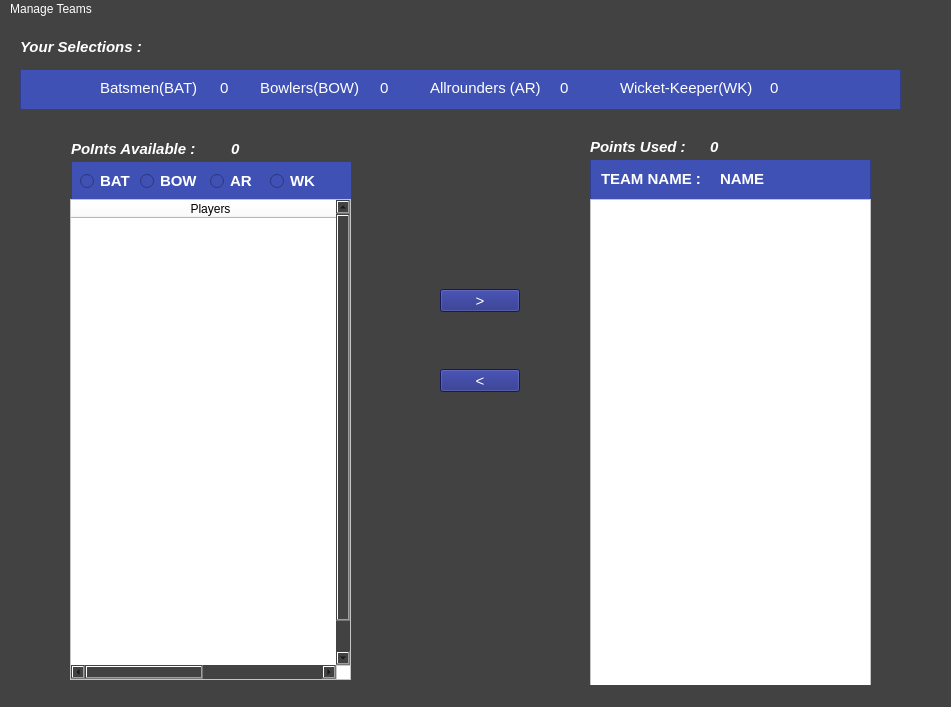
<?xml version="1.0" encoding="UTF-8"?>
<ui version="4.0">
 <class>MainWindow</class>
 <widget class="QMainWindow" name="MainWindow">
  <property name="geometry">
   <rect>
    <x>0</x>
    <y>0</y>
    <width>951</width>
    <height>707</height>
   </rect>
  </property>
  <property name="font">
   <font>
    <pointsize>10</pointsize>
   </font>
  </property>
  <property name="windowTitle">
   <string>MainWindow</string>
  </property>
  <property name="styleSheet">
   <string notr="true">background-color: rgb(239, 83, 80);
                        background-color: rgb(66,66,66);
            </string>
  </property>
  <widget class="QWidget" name="centralwidget">
   <widget class="QLabel" name="label">
    <property name="geometry">
     <rect>
      <x>20</x>
      <y>20</y>
      <width>161</width>
      <height>16</height>
     </rect>
    </property>
    <property name="font">
     <font>
      <pointsize>11</pointsize>
      <weight>75</weight>
      <italic>true</italic>
      <bold>true</bold>
     </font>
    </property>
    <property name="styleSheet">
     <string notr="true">color: rgb(255, 255, 255);</string>
    </property>
    <property name="text">
     <string>Your Selections :</string>
    </property>
   </widget>
   <widget class="QColumnView" name="columnView">
    <property name="geometry">
     <rect>
      <x>20</x>
      <y>50</y>
      <width>881</width>
      <height>41</height>
     </rect>
    </property>
    <property name="font">
     <font>
      <pointsize>11</pointsize>
     </font>
    </property>
    <property name="styleSheet">
     <string notr="true">background-color: rgb(63, 81, 181);</string>
    </property>
   </widget>
   <widget class="QLabel" name="label_2">
    <property name="geometry">
     <rect>
      <x>100</x>
      <y>60</y>
      <width>112</width>
      <height>18</height>
     </rect>
    </property>
    <property name="font">
     <font>
      <pointsize>11</pointsize>
     </font>
    </property>
    <property name="styleSheet">
     <string notr="true">color: rgb(255, 255, 255);
                        background-color: rgb(63, 81, 181);
                    </string>
    </property>
    <property name="text">
     <string>Batsmen(BAT)</string>
    </property>
   </widget>
   <widget class="QLabel" name="label_3">
    <property name="geometry">
     <rect>
      <x>260</x>
      <y>60</y>
      <width>113</width>
      <height>18</height>
     </rect>
    </property>
    <property name="font">
     <font>
      <pointsize>11</pointsize>
     </font>
    </property>
    <property name="styleSheet">
     <string notr="true">color: rgb(255, 255, 255);
                        background-color: rgb(63, 81, 181);
                    </string>
    </property>
    <property name="text">
     <string>Bowlers(BOW)</string>
    </property>
   </widget>
   <widget class="QLabel" name="label_5">
    <property name="geometry">
     <rect>
      <x>620</x>
      <y>60</y>
      <width>150</width>
      <height>18</height>
     </rect>
    </property>
    <property name="font">
     <font>
      <pointsize>11</pointsize>
     </font>
    </property>
    <property name="styleSheet">
     <string notr="true">color: rgb(255, 255, 255);
                        background-color: rgb(63, 81, 181);
                    </string>
    </property>
    <property name="text">
     <string>Wicket-Keeper(WK)</string>
    </property>
   </widget>
   <widget class="QLabel" name="label_4">
    <property name="geometry">
     <rect>
      <x>430</x>
      <y>60</y>
      <width>123</width>
      <height>18</height>
     </rect>
    </property>
    <property name="font">
     <font>
      <pointsize>11</pointsize>
     </font>
    </property>
    <property name="styleSheet">
     <string notr="true">color: rgb(255, 255, 255);
                        background-color: rgb(63, 81, 181);
                    </string>
    </property>
    <property name="text">
     <string>Allrounders (AR)</string>
    </property>
   </widget>
   <widget class="QListView" name="db_list">
    <property name="geometry">
     <rect>
      <x>71</x>
      <y>142</y>
      <width>281</width>
      <height>361</height>
     </rect>
    </property>
    <property name="font">
     <font>
      <pointsize>11</pointsize>
     </font>
    </property>
    <property name="styleSheet">
     <string notr="true">border-color: rgb(191, 54, 12);
                        background-color: rgb(63, 81, 181);
                        border-top-color: rgb(255, 255, 255);
                    </string>
    </property>
   </widget>
   <widget class="QListView" name="listView_2">
    <property name="geometry">
     <rect>
      <x>590</x>
      <y>140</y>
      <width>281</width>
      <height>361</height>
     </rect>
    </property>
    <property name="font">
     <font>
      <pointsize>11</pointsize>
     </font>
    </property>
    <property name="styleSheet">
     <string notr="true">color: rgb(255, 255, 255);
                        background-color: rgb(63, 81, 181);
                    </string>
    </property>
   </widget>
   <widget class="QPushButton" name="move_btn">
    <property name="geometry">
     <rect>
      <x>440</x>
      <y>270</y>
      <width>80</width>
      <height>23</height>
     </rect>
    </property>
    <property name="font">
     <font>
      <pointsize>11</pointsize>
     </font>
    </property>
    <property name="styleSheet">
     <string notr="true">color: rgb(255, 255, 255);
                        background-color: rgb(26, 35, 126);
                        border-color: rgb(255, 255, 255);
                    </string>
    </property>
    <property name="text">
     <string>&gt;</string>
    </property>
   </widget>
   <widget class="QLabel" name="label_6">
    <property name="geometry">
     <rect>
      <x>71</x>
      <y>122</y>
      <width>151</width>
      <height>16</height>
     </rect>
    </property>
    <property name="font">
     <font>
      <pointsize>11</pointsize>
      <weight>75</weight>
      <italic>true</italic>
      <bold>true</bold>
     </font>
    </property>
    <property name="styleSheet">
     <string notr="true">color: rgb(255, 255, 255);</string>
    </property>
    <property name="text">
     <string>PoInts Available :</string>
    </property>
   </widget>
   <widget class="QLabel" name="label_7">
    <property name="geometry">
     <rect>
      <x>590</x>
      <y>120</y>
      <width>111</width>
      <height>16</height>
     </rect>
    </property>
    <property name="font">
     <font>
      <pointsize>11</pointsize>
      <weight>75</weight>
      <italic>true</italic>
      <bold>true</bold>
     </font>
    </property>
    <property name="styleSheet">
     <string notr="true">color: rgb(255, 255, 255);</string>
    </property>
    <property name="text">
     <string>Points Used :</string>
    </property>
   </widget>
   <widget class="QRadioButton" name="bow_radio">
    <property name="geometry">
     <rect>
      <x>140</x>
      <y>150</y>
      <width>59</width>
      <height>24</height>
     </rect>
    </property>
    <property name="font">
     <font>
      <pointsize>11</pointsize>
      <weight>75</weight>
      <bold>true</bold>
     </font>
    </property>
    <property name="styleSheet">
     <string notr="true">color: rgb(255, 255, 255);
                        background-color: rgb(63, 81, 181);
                    </string>
    </property>
    <property name="text">
     <string>BOW</string>
    </property>
   </widget>
   <widget class="QRadioButton" name="ar_radio">
    <property name="geometry">
     <rect>
      <x>210</x>
      <y>150</y>
      <width>46</width>
      <height>24</height>
     </rect>
    </property>
    <property name="font">
     <font>
      <pointsize>11</pointsize>
      <weight>75</weight>
      <bold>true</bold>
     </font>
    </property>
    <property name="styleSheet">
     <string notr="true">color: rgb(255, 255, 255);
                        background-color: rgb(63, 81, 181);
                    </string>
    </property>
    <property name="text">
     <string>AR</string>
    </property>
   </widget>
   <widget class="QRadioButton" name="wk_radio">
    <property name="geometry">
     <rect>
      <x>270</x>
      <y>150</y>
      <width>51</width>
      <height>24</height>
     </rect>
    </property>
    <property name="font">
     <font>
      <pointsize>11</pointsize>
      <weight>75</weight>
      <bold>true</bold>
     </font>
    </property>
    <property name="styleSheet">
     <string notr="true">color: rgb(255, 255, 255);
                        background-color: rgb(63, 81, 181);
                    </string>
    </property>
    <property name="text">
     <string>WK</string>
    </property>
   </widget>
   <widget class="QListView" name="team_list">
    <property name="geometry">
     <rect>
      <x>590</x>
      <y>180</y>
      <width>281</width>
      <height>501</height>
     </rect>
    </property>
    <property name="font">
     <font>
      <pointsize>11</pointsize>
     </font>
    </property>
    <property name="styleSheet">
     <string notr="true">border-color: rgb(85, 255, 127);
                        background-color: rgb(255, 255, 255);
                    </string>
    </property>
   </widget>
   <widget class="QLabel" name="label_8">
    <property name="geometry">
     <rect>
      <x>601</x>
      <y>151</y>
      <width>113</width>
      <height>18</height>
     </rect>
    </property>
    <property name="font">
     <font>
      <pointsize>11</pointsize>
      <weight>75</weight>
      <bold>true</bold>
     </font>
    </property>
    <property name="styleSheet">
     <string notr="true">color: rgb(255, 255, 255);
                        background-color: rgb(63, 81, 181);
                    </string>
    </property>
    <property name="text">
     <string>TEAM NAME :</string>
    </property>
   </widget>
   <widget class="QLabel" name="no_bat">
    <property name="geometry">
     <rect>
      <x>220</x>
      <y>60</y>
      <width>16</width>
      <height>18</height>
     </rect>
    </property>
    <property name="font">
     <font>
      <pointsize>11</pointsize>
     </font>
    </property>
    <property name="styleSheet">
     <string notr="true">color: rgb(255, 255, 255)
                        ;background-color: rgb(63, 81, 181);
                    </string>
    </property>
    <property name="text">
     <string>0</string>
    </property>
   </widget>
   <widget class="QRadioButton" name="bat_radio">
    <property name="geometry">
     <rect>
      <x>80</x>
      <y>150</y>
      <width>55</width>
      <height>24</height>
     </rect>
    </property>
    <property name="font">
     <font>
      <pointsize>11</pointsize>
      <weight>75</weight>
      <bold>true</bold>
     </font>
    </property>
    <property name="cursor">
     <cursorShape>ArrowCursor</cursorShape>
    </property>
    <property name="acceptDrops">
     <bool>false</bool>
    </property>
    <property name="toolTipDuration">
     <number>-3</number>
    </property>
    <property name="autoFillBackground">
     <bool>false</bool>
    </property>
    <property name="styleSheet">
     <string notr="true">color: rgb(255, 255, 255);
                        background-color: rgb(63, 81, 181);
                    </string>
    </property>
    <property name="text">
     <string>BAT</string>
    </property>
    <property name="checkable">
     <bool>true</bool>
    </property>
    <property name="checked">
     <bool>false</bool>
    </property>
   </widget>
   <widget class="QLabel" name="no_ar">
    <property name="geometry">
     <rect>
      <x>560</x>
      <y>60</y>
      <width>16</width>
      <height>18</height>
     </rect>
    </property>
    <property name="font">
     <font>
      <pointsize>11</pointsize>
     </font>
    </property>
    <property name="styleSheet">
     <string notr="true">color: rgb(255, 255, 255);
                        background-color: rgb(63, 81, 181);
                    </string>
    </property>
    <property name="text">
     <string>0</string>
    </property>
   </widget>
   <widget class="QLabel" name="no_bow">
    <property name="geometry">
     <rect>
      <x>380</x>
      <y>60</y>
      <width>16</width>
      <height>18</height>
     </rect>
    </property>
    <property name="font">
     <font>
      <pointsize>11</pointsize>
     </font>
    </property>
    <property name="styleSheet">
     <string notr="true">color: rgb(255, 255, 255);
                        background-color: rgb(63, 81, 181);
                    </string>
    </property>
    <property name="text">
     <string>0</string>
    </property>
   </widget>
   <widget class="QLabel" name="no_wk">
    <property name="geometry">
     <rect>
      <x>770</x>
      <y>60</y>
      <width>16</width>
      <height>18</height>
     </rect>
    </property>
    <property name="font">
     <font>
      <pointsize>11</pointsize>
     </font>
    </property>
    <property name="styleSheet">
     <string notr="true">color: rgb(255, 255, 255);
                        background-color: rgb(63, 81, 181);
                    </string>
    </property>
    <property name="text">
     <string>0</string>
    </property>
   </widget>
   <widget class="QLabel" name="team_name">
    <property name="geometry">
     <rect>
      <x>720</x>
      <y>151</y>
      <width>50</width>
      <height>18</height>
     </rect>
    </property>
    <property name="font">
     <font>
      <pointsize>11</pointsize>
      <weight>75</weight>
      <bold>true</bold>
     </font>
    </property>
    <property name="styleSheet">
     <string notr="true">color: rgb(255, 255, 255);
                        background-color: rgb(63, 81, 181);
                    </string>
    </property>
    <property name="text">
     <string>NAME</string>
    </property>
   </widget>
   <widget class="QLabel" name="points_used">
    <property name="geometry">
     <rect>
      <x>710</x>
      <y>120</y>
      <width>121</width>
      <height>16</height>
     </rect>
    </property>
    <property name="font">
     <font>
      <pointsize>11</pointsize>
      <weight>75</weight>
      <italic>true</italic>
      <bold>true</bold>
     </font>
    </property>
    <property name="styleSheet">
     <string notr="true">color: rgb(255, 255, 255);</string>
    </property>
    <property name="text">
     <string>0</string>
    </property>
   </widget>
   <widget class="QLabel" name="points_available">
    <property name="geometry">
     <rect>
      <x>231</x>
      <y>122</y>
      <width>151</width>
      <height>16</height>
     </rect>
    </property>
    <property name="font">
     <font>
      <pointsize>11</pointsize>
      <weight>75</weight>
      <italic>true</italic>
      <bold>true</bold>
     </font>
    </property>
    <property name="styleSheet">
     <string notr="true">color: rgb(255, 255, 255);</string>
    </property>
    <property name="text">
     <string>0</string>
    </property>
   </widget>
   <widget class="QTableWidget" name="tableWidget">
    <property name="geometry">
     <rect>
      <x>70</x>
      <y>180</y>
      <width>281</width>
      <height>481</height>
     </rect>
    </property>
    <property name="font">
     <font>
      <pointsize>12</pointsize>
      <weight>50</weight>
      <bold>false</bold>
     </font>
    </property>
    <property name="autoFillBackground">
     <bool>false</bool>
    </property>
    <property name="styleSheet">
     <string notr="true">background-color: rgb(255, 255, 255);
border-bottom-color: rgb(255, 255, 255);</string>
    </property>
    <property name="inputMethodHints">
     <set>Qt::ImhNone</set>
    </property>
    <property name="autoScroll">
     <bool>true</bool>
    </property>
    <property name="editTriggers">
     <set>QAbstractItemView::NoEditTriggers</set>
    </property>
    <property name="alternatingRowColors">
     <bool>false</bool>
    </property>
    <property name="selectionMode">
     <enum>QAbstractItemView::SingleSelection</enum>
    </property>
    <property name="showGrid">
     <bool>false</bool>
    </property>
    <property name="gridStyle">
     <enum>Qt::DashLine</enum>
    </property>
    <property name="wordWrap">
     <bool>true</bool>
    </property>
    <property name="cornerButtonEnabled">
     <bool>false</bool>
    </property>
    <property name="rowCount">
     <number>15</number>
    </property>
    <property name="columnCount">
     <number>2</number>
    </property>
    <attribute name="horizontalHeaderVisible">
     <bool>true</bool>
    </attribute>
    <attribute name="horizontalHeaderDefaultSectionSize">
     <number>279</number>
    </attribute>
    <attribute name="horizontalHeaderHighlightSections">
     <bool>false</bool>
    </attribute>
    <attribute name="verticalHeaderVisible">
     <bool>false</bool>
    </attribute>
    <row/>
    <row/>
    <row/>
    <row/>
    <row/>
    <row/>
    <row/>
    <row/>
    <row/>
    <row/>
    <row/>
    <row/>
    <row/>
    <row/>
    <row/>
    <column>
     <property name="text">
      <string>Players</string>
     </property>
    </column>
    <column/>
    <item row="0" column="0">
     <property name="text">
      <string/>
     </property>
    </item>
    <item row="1" column="0">
     <property name="font">
      <font>
       <pointsize>11</pointsize>
      </font>
     </property>
     <property name="textAlignment">
      <set>AlignCenter</set>
     </property>
    </item>
   </widget>
   <widget class="QPushButton" name="move_btn_2">
    <property name="geometry">
     <rect>
      <x>440</x>
      <y>350</y>
      <width>80</width>
      <height>23</height>
     </rect>
    </property>
    <property name="font">
     <font>
      <pointsize>11</pointsize>
     </font>
    </property>
    <property name="styleSheet">
     <string notr="true">color: rgb(255, 255, 255);
                        background-color: rgb(26, 35, 126);
                        border-color: rgb(255, 255, 255);
                    </string>
    </property>
    <property name="text">
     <string>&lt;</string>
    </property>
   </widget>
  </widget>
  <widget class="QMenuBar" name="menubar">
   <property name="geometry">
    <rect>
     <x>0</x>
     <y>0</y>
     <width>951</width>
     <height>20</height>
    </rect>
   </property>
   <property name="styleSheet">
    <string notr="true">background-color: rgb(66,66,66);
                    color: rgb(255, 255, 255);
                </string>
   </property>
   <widget class="QMenu" name="menuManage_Teams">
    <property name="styleSheet">
     <string notr="true">color: rgb(255, 255, 255);
                        background-color: rgb(66,66,66);
                    </string>
    </property>
    <property name="title">
     <string>Manage Teams</string>
    </property>
    <addaction name="actionNEW_team"/>
    <addaction name="actionOPEN_Team"/>
    <addaction name="actionSAVE_Team"/>
    <addaction name="actionEvaluate_Team"/>
   </widget>
   <addaction name="menuManage_Teams"/>
  </widget>
  <widget class="QStatusBar" name="statusbar"/>
  <action name="actionNEW_team">
   <property name="text">
    <string>NEW Team</string>
   </property>
   <property name="visible">
    <bool>true</bool>
   </property>
   <property name="menuRole">
    <enum>QAction::TextHeuristicRole</enum>
   </property>
  </action>
  <action name="actionOPEN_Team">
   <property name="text">
    <string>OPEN Team</string>
   </property>
  </action>
  <action name="actionSAVE_Team">
   <property name="text">
    <string>SAVE Team</string>
   </property>
  </action>
  <action name="actionEvaluate_Team">
   <property name="text">
    <string>EVALUATE Team</string>
   </property>
  </action>
 </widget>
 <resources/>
 <connections/>
</ui>
